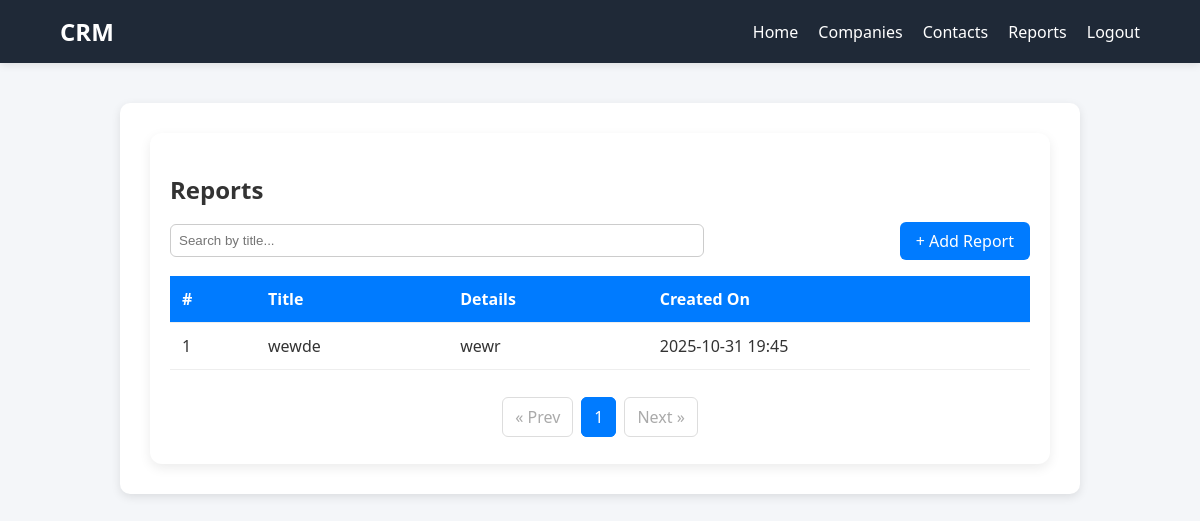
The app's page /reports/ (signed in) with its own data.
### crm_app/models.py (models this page shows, shortened)
class Report(models.Model):
    owner = models.ForeignKey(User, on_delete=models.CASCADE)
    title = models.CharField(max_length=200)
    details = models.TextField()
    created_at = models.DateTimeField(auto_now_add=True)

### crm_app/views.py (the view)
# urls.py: path('reports/', views.report_list, name='report_list'),
@login_required
def report_list(request):
    reports = Report.objects.all().order_by('id')
    paginator = Paginator(reports, 10)  # Show 10 companies per page
    page_number = request.GET.get('page')
    page_obj = paginator.get_page(page_number)
    return render(request, 'report_list.html', {'page_obj': page_obj})

### crm_app/templates/report_list.html (shortened to what this page needs)
{% extends 'base.html' %}
{% load static %}
{% block content %}
<div class="dashboard-container">
  <h2 class="page-title">Reports</h2>
  <div class="report-controls">
    <input type="text" id="searchInput" placeholder="Search by title..." onkeyup="filterTable()">
    <a href="{% url 'add_report' %}" class="btn-primary">+ Add Report</a>
  </div>
  {% if page_obj %}
  <table id="reportTable" class="styled-table">
    <thead>
      <tr>
        <th>#</th>
        <th>Title</th>
        <th>Details</th>
        <th>Created On</th>
      </tr>
    </thead>
    <tbody>
      {% for report in page_obj %}
      <tr>
        <td>{{ forloop.counter0|add:page_obj.start_index }}</td>
        <td>{{ report.title }}</td>
        <td>{{ report.details|truncatechars:80 }}</td>
        <td>{{ report.created_at|date:"Y-m-d H:i" }}</td>
      </tr>
      {% endfor %}
    </tbody>
  </table>
  <div class="pagination-container">
    <ul class="pagination">
      {% if page_obj.has_previous %}
        <li><a href="?page={{ page_obj.previous_page_number }}">« Prev</a></li>
      {% else %}
        <li class="disabled"><span>« Prev</span></li>
      {% endif %}
      {% for num in page_obj.paginator.page_range %}
        {% if page_obj.number == num %}
          <li class="active"><span>{{ num }}</span></li>
        {% else %}
          <li><a href="?page={{ num }}">{{ num }}</a></li>
        {% endif %}
      {% endfor %}
      {% if page_obj.has_next %}
        <li><a href="?page={{ page_obj.next_page_number }}">Next »</a></li>
      {% else %}
        <li class="disabled"><span>Next »</span></li>
      {% endif %}
    </ul>
  </div>
  {% else %}
    <p>No reports found.</p>
  {% endif %}
</div>
{% endblock %}

### crm_app/static/css/base.css (style rules this page uses)
body { font-family: 'Segoe UI', Tahoma, Geneva, Verdana, sans-serif; margin: 0; background-color: #f4f6f9; color: #333; }

### crm_app/templates/report_list.html (style rules this page uses)
.dashboard-container { background: #fff; border-radius: 12px; padding: 20px; box-shadow: 0 4px 12px rgba(0,0,0,0.08); }
.page-title { font-size: 24px; margin-bottom: 16px; font-weight: 600; }
.report-controls { display: flex; justify-content: space-between; align-items: center; margin-bottom: 16px; }
#searchInput { width: 60%; padding: 8px; border-radius: 6px; border: 1px solid #ccc; }
.btn-primary { background: #007bff; color: white; padding: 8px 16px; border-radius: 6px; text-decoration: none; transition: 0.3s; }
.styled-table { width: 100%; border-collapse: collapse; }
.styled-table th, .styled-table td { padding: 12px; text-align: left; border-bottom: 1px solid #eee; }
.styled-table th { background: #007bff; color: white; }
.pagination-container { display: flex; justify-content: center; margin-top: 20px; }
.pagination { list-style: none; display: flex; gap: 8px; padding: 0; }
.pagination li { display: inline-block; }
.pagination a, .pagination span { padding: 8px 12px; border-radius: 6px; text-decoration: none; border: 1px solid #007bff; color: #007bff; transition: 0.3s; }
.pagination .active span { background: #007bff; color: white; border: 1px solid #007bff; }
.pagination .disabled span { color: #aaa; border: 1px solid #ddd; }

### records on screen
Report: title "wewde", details "wewr", created_at "2025-10-31 19:45"

### other values on screen
{{ num }} "1"
